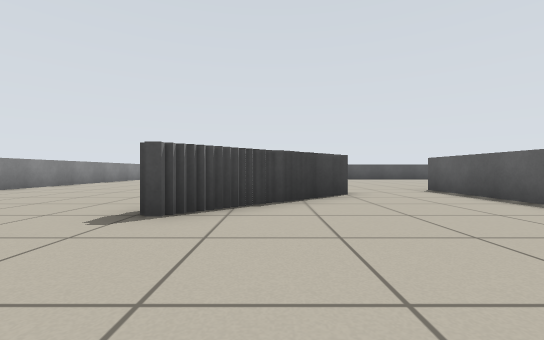
view 1 (above)

21 first-person views from a walk through a world built for the Player/Stage simulator. The camera is 0.5 m above the floor, looks level and sees 90° across. Floor lines are 1 m apart. The floor is counted in squares, 1 m on a side. Each view is taken from the middle of a square. On the plan, view 1 faces up. The plan holds only what a view shows up to about 9 squares ahead; the rest is blank. The robots in the file are not drawn.

view 2
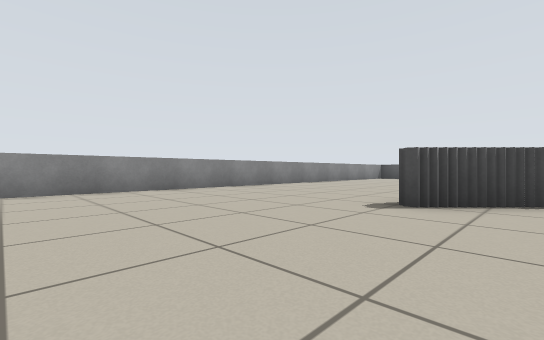

view 3
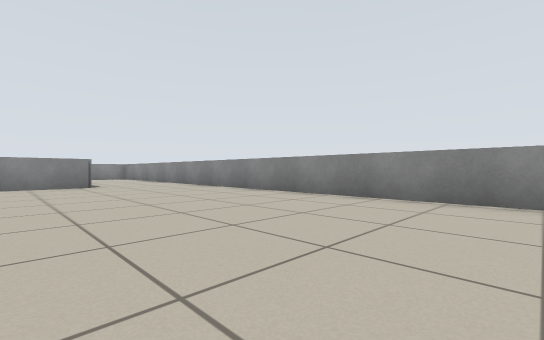

view 4
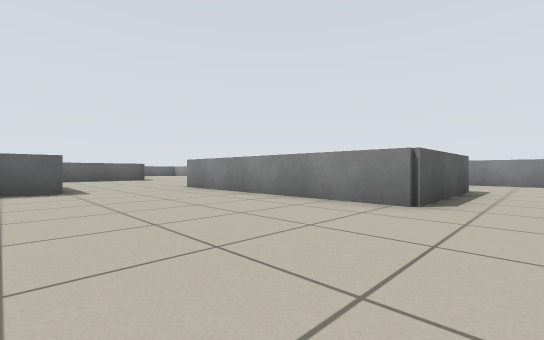

view 5
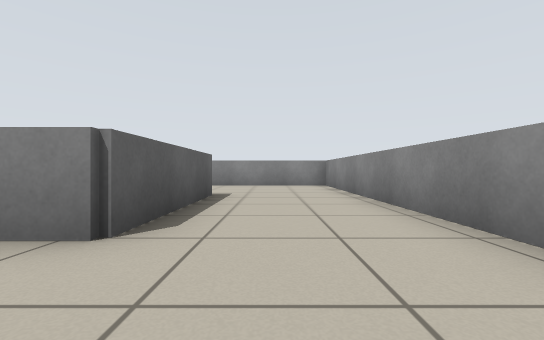

view 6
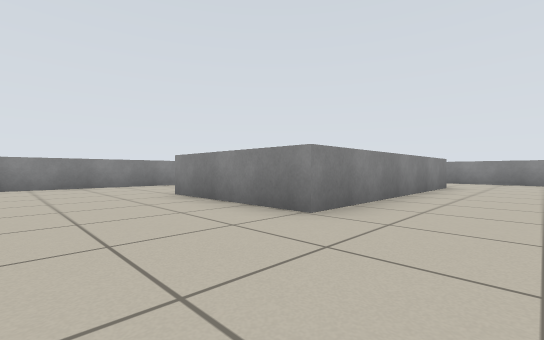

view 7
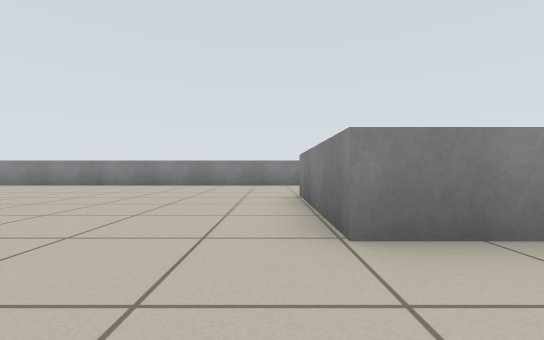

view 8
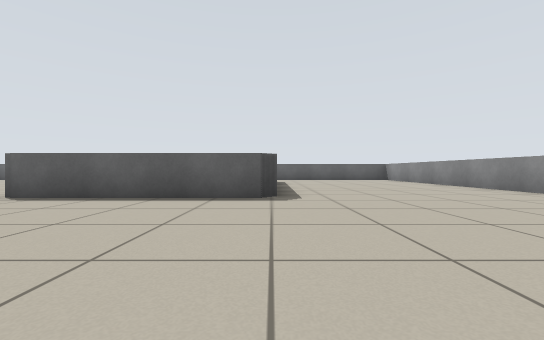

view 9
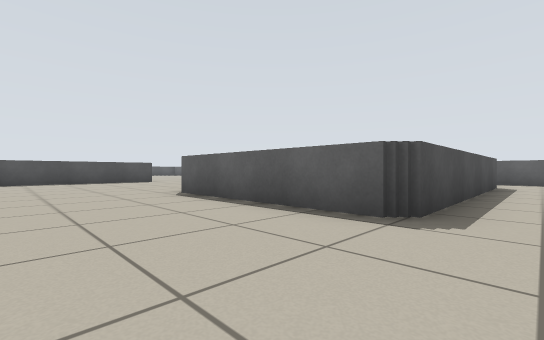

view 10
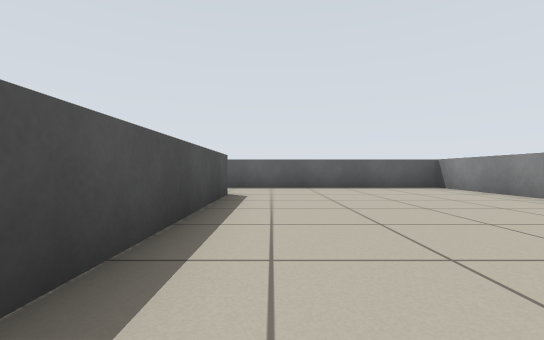

view 11
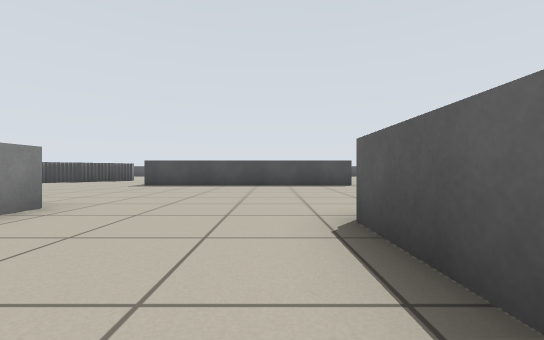

view 12
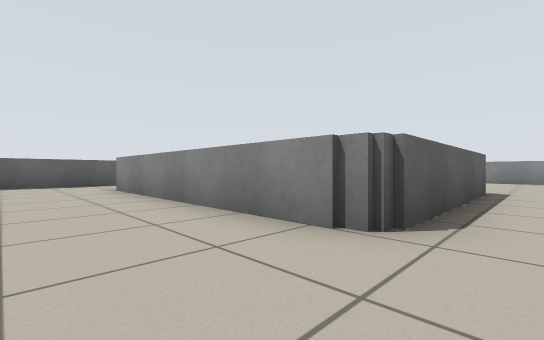

view 13
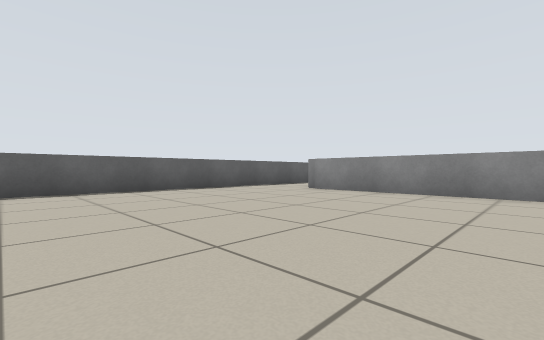

view 14
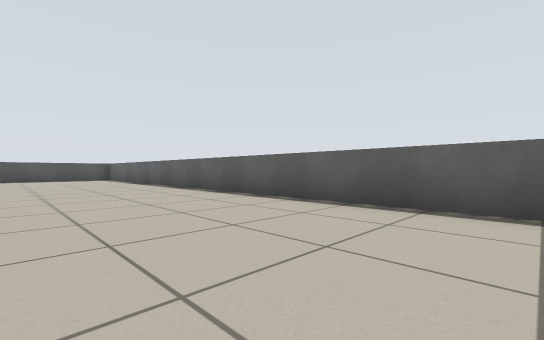

view 15
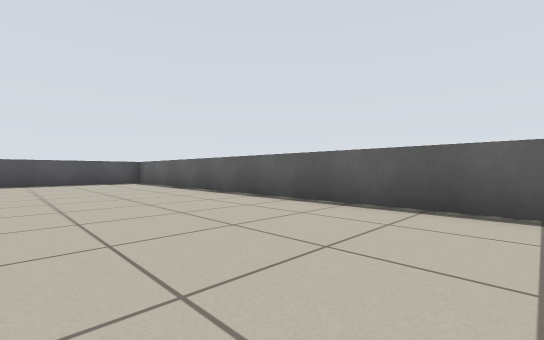

view 16
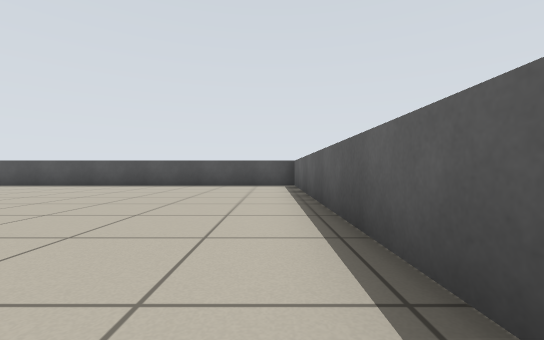

view 17
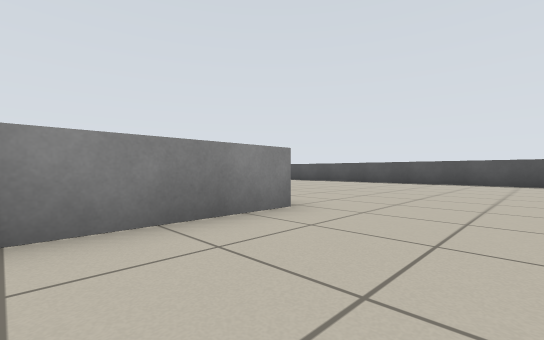

view 18
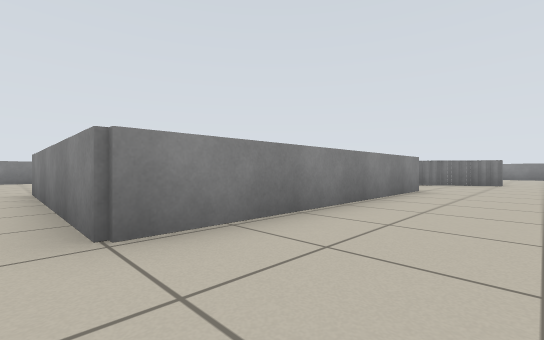

view 19
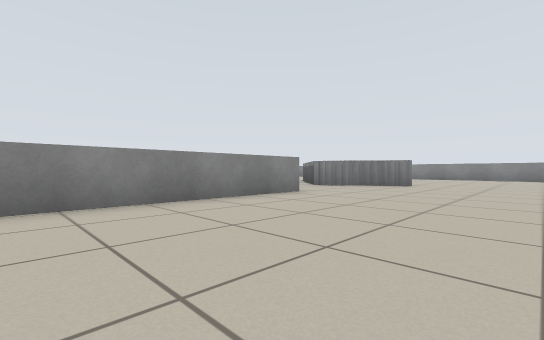

view 20
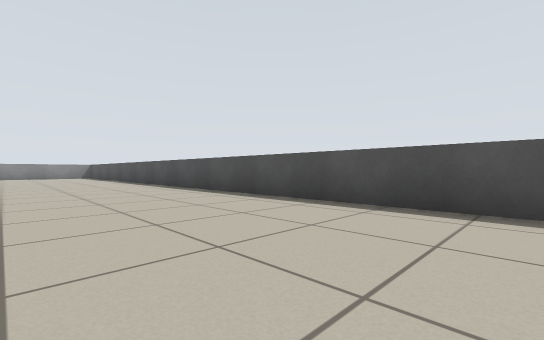

view 21
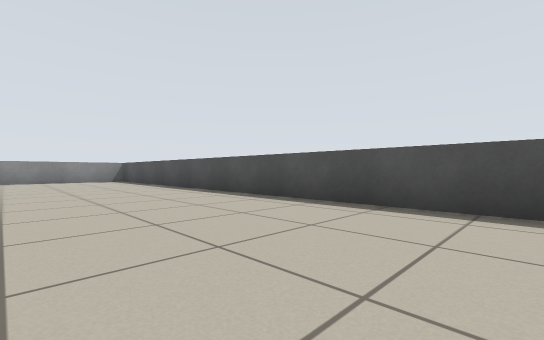

### Floor plan
Points are (right, up) in squares from view 1. A wall is a line through its corners. A room is listed if a view was taken in it or the views show most of it. See-through windows are left out.
Room 1 (views 1, 2, 3, 4, 5, 6, 7, 8, 9, 10, 11, 12, 13, 14, 15, 16, 17, 18, 19, 20, 21)
walls: (3.9, 3.9) (3.9, 6.9) (10.5, 6.9) (10.5, 1.7) (3.9, 1.7); (5, -3.4) (5, -4); (-1, 2.9) (-1.5, 2.9); (2, -5) (2, -4); (1.2, 6.6) (1.2, 6); (0.9, 7) (0.9, 6.5); (0.6, 7.4) (0.6, 6.9); (-6.7, 5) (-6.7, -14.7) (-3, -14.7); (17.7, -4.8) (17.7, 14.7) (-3, 14.7); (-6.7, 9) (-6.7, 6.6); (15.6, -9.1) (8.8, -9.1) (8.8, -4) (15.6, -4); (-3.8, -11.4) (-3.8, -7.9) (2.5, -7.9) (2.5, -11.4); (1, -14.7) (13, -14.7); (14.6, -14.7) (17.7, -14.7) (17.7, -8.8)

Where each view was taken, in squares from view 1:
view 1: 0 up, 0 right, facing up
view 2: 1 down, 0 right, facing up-left
view 3: 1 up, 2 left, facing down-left
view 4: 4 down, 5 left, facing down-right
view 5: 6 down, 5 left, facing down
view 6: 6 down, 5 right, facing down-left
view 7: 6 down, 3 right, facing down
view 8: 9 down, 4 right, facing right
view 9: 10 down, 6 right, facing up-right
view 10: 10 down, 10 right, facing right
view 11: 7 down, 8 right, facing up
view 12: 2 down, 8 right, facing down-right
view 13: 2 up, 11 right, facing down-right
view 14: 0 up, 14 right, facing up-right
view 15: 4 up, 14 right, facing up-right
view 16: 6 up, 17 right, facing up
view 17: 4 up, 13 right, facing up-left
view 18: 9 up, 11 right, facing down-left
view 19: 11 up, 9 right, facing down-left
view 20: 11 up, 12 right, facing up-left
view 21: 11 up, 6 right, facing up-left
